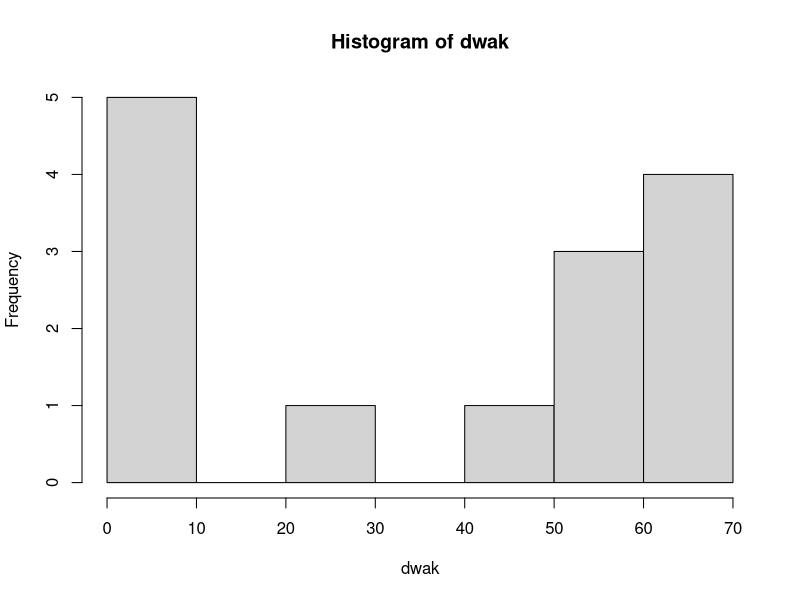
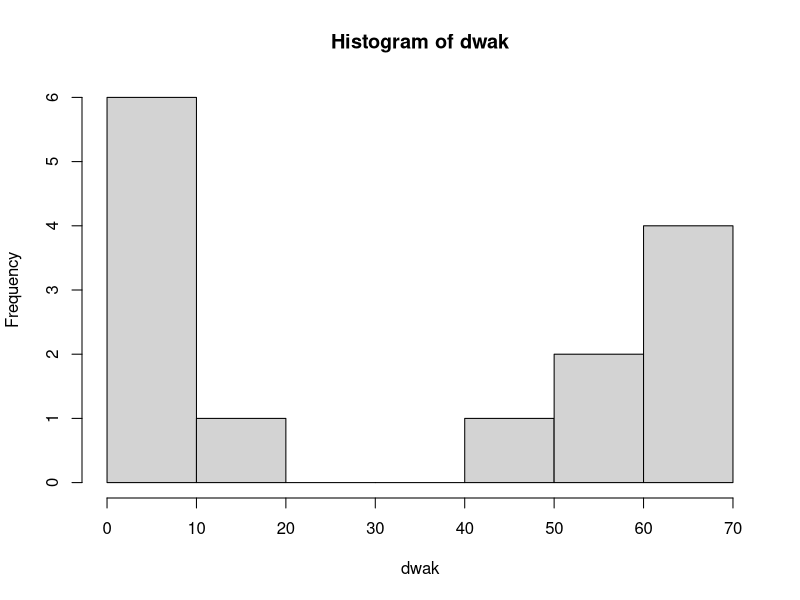

Write R code to recreate these figures, in order.
wheatdata <- read.csv("WSC2.csv")

times <- wheatdata$Time


# Time vs DW.AK -----------------------------------------------------------

# create an object for each variable

times <- wheatdata$Time
dwak <-wheatdata$DW.AK

# check distribution

hist(dwak)
shapiro.test(dwak)


# anova
dwak.anova <- aov(dwak~times, na.rm = TRUE)
summary(dwak.anova)



# Time vs DW.AS -----------------------------------------------------------


# create an object for each variable

times <- wheatdata$Time
dwak <-wheatdata$DW.AS

# check distribution


hist(dwak)
shapiro.test(dwak)

#donkey kong


